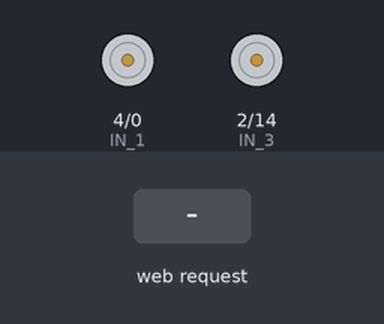
Simulated run of this sketch. Board: ESP8266 (NodeMCU). On the bench: motor-driver pin pairs drawn as motors (green arrow = first pin HIGH = forward, orange = second pin HIGH = backward, longer = more drive, scaled by the enable pin). Inputs (shaded band) come from the test bench.

Above: at 1.2 s.
1.3 s: HTTP request GET /cmd?move=F received
At 2.2 s:
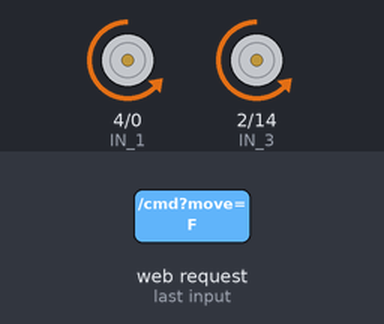
2.8 s: HTTP request GET /cmd?move=B received
At 3.3 s:
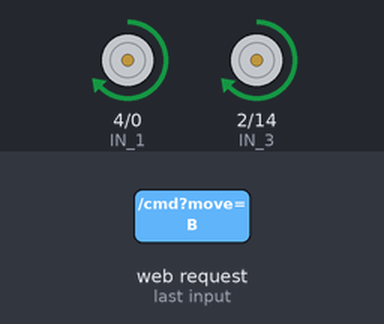
4.3 s: HTTP request GET /cmd?move=L received
At 5.5 s:
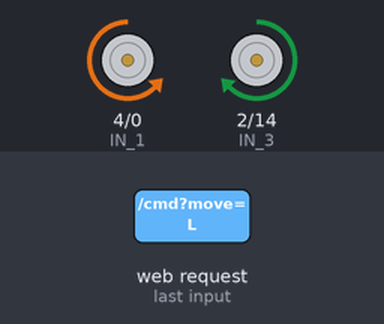
5.8 s: HTTP request GET /cmd?move=R received
At 6.8 s:
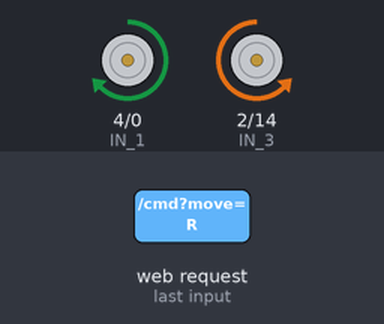
7.3 s: HTTP request GET /cmd?speed=1&move=1 received
At 7.9 s:
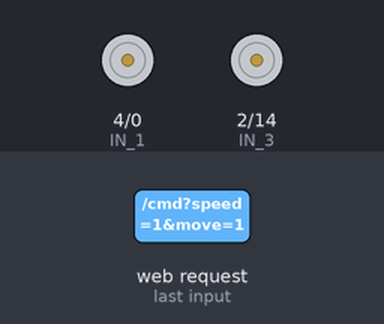
8.8 s: HTTP request GET /cmd?speed=120&move=120 received
Timing chart, 0 to 11.3 s (numbered marks = the images above; inputs shaded):
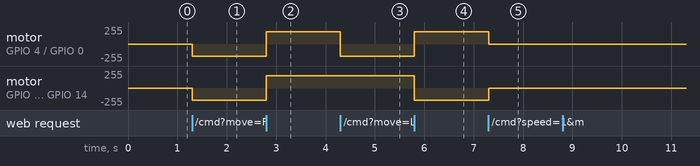

The sketch:

normal_wheel_bot.ino
```cpp
#define ENA 5    // GPIO5 (D1)
#define ENB 12   // GPIO12 (D6)
#define IN_1 4   // GPIO4 (D2)
#define IN_2 0   // GPIO0 (D3)
#define IN_3 2   // GPIO2 (D4)
#define IN_4 14  // GPIO14 (D5)

#include <ESP8266WiFi.h>
#include <WiFiClient.h>
#include <ESP8266WebServer.h>

const char* ssid = "IITM-DIY-Normal";
const char* password = "12345678";

ESP8266WebServer server(80);

int speedLevel = 5;
int speedCar = 750;

const char INDEX_HTML[] PROGMEM = R"rawliteral(
<!doctype html>
<html lang="en">
<head>
<meta charset="utf-8">
<meta name="viewport" content="width=device-width,initial-scale=1,maximum-scale=1,user-scalable=no">
<title>IITM DIY School Connect - Normal DIY</title>
<style>
:root {
  --ink:#162033;
  --muted:#5f6f85;
  --panel:#ffffff;
  --edge:#d8e4f3;
  --brand:#0f766e;
  --brand-2:#f97316;
}
* { box-sizing: border-box; }
body {
  margin: 0;
  min-height: 100vh;
  display: grid;
  place-items: center;
  padding: 16px;
  color: var(--ink);
  background:
    radial-gradient(circle at 10% 5%, #ffffff 0%, #eef4fb 42%, #e5edf8 100%);
  font-family: "Trebuchet MS", "Segoe UI", Verdana, sans-serif;
}
.card {
  width: min(460px, 100%);
  background: var(--panel);
  border: 1px solid var(--edge);
  border-radius: 22px;
  padding: 18px;
  box-shadow: 0 18px 40px rgba(20, 32, 51, 0.16);
}
h1 {
  margin: 0;
  font-size: 1.25rem;
  text-align: center;
}
.sub {
  margin: 6px 0 18px;
  text-align: center;
  color: var(--muted);
  font-size: 0.95rem;
}
.grid {
  display: grid;
  grid-template-columns: repeat(3, 1fr);
  gap: 10px;
}
.btn {
  border: none;
  border-radius: 14px;
  padding: 14px 8px;
  font-size: 0.95rem;
  font-weight: 700;
  color: #fff;
  background: linear-gradient(135deg, var(--brand) 0%, #0a9487 100%);
  box-shadow: 0 7px 16px rgba(15, 118, 110, 0.3);
  touch-action: none;
}
.btn:active {
  transform: translateY(1px) scale(0.98);
}
.btn.stop {
  background: linear-gradient(135deg, #d9480f 0%, var(--brand-2) 100%);
  box-shadow: 0 7px 16px rgba(249, 115, 22, 0.3);
}
.fwd { grid-column: 2; }
.left { grid-column: 1; }
.stop { grid-column: 2; }
.right { grid-column: 3; }
.back { grid-column: 2; }
.panel {
  margin-top: 14px;
  border: 1px solid var(--edge);
  border-radius: 14px;
  padding: 12px;
  background: #f9fbfe;
}
.line {
  display: flex;
  align-items: center;
  justify-content: space-between;
  gap: 8px;
  margin-bottom: 10px;
}
.badge {
  min-width: 44px;
  text-align: center;
  padding: 4px 8px;
  border-radius: 999px;
  color: #fff;
  font-weight: 700;
  background: linear-gradient(135deg, #1d4ed8 0%, #0369a1 100%);
}
input[type="range"] {
  width: 100%;
}
.status {
  margin-top: 12px;
  border-radius: 10px;
  padding: 10px;
  text-align: center;
  color: var(--muted);
  background: #eef3fa;
  font-size: 0.92rem;
}
.footer {
  margin-top: 12px;
  text-align: center;
  font-size: 0.8rem;
  color: var(--muted);
}
.footer a {
  color: #0b5fd7;
  text-decoration: none;
  font-weight: 700;
}
</style>
</head>
<body>
<main class="card">
  <h1>IITM DIY School Connect</h1>
  <p class="sub">ESP8266 Bot - Normal DIY Web Control</p>

  <section class="grid">
    <button class="btn fwd" data-cmd="F">Forward</button>
    <button class="btn left" data-cmd="L">Left</button>
    <button class="btn stop" id="stopBtn">Stop</button>
    <button class="btn right" data-cmd="R">Right</button>
    <button class="btn back" data-cmd="B">Backward</button>
  </section>

  <section class="panel">
    <div class="line">
      <strong>Speed</strong>
      <span class="badge" id="speedBadge">5</span>
    </div>
    <input type="range" id="speedSlider" min="0" max="9" value="5">
    <div class="status" id="status">Ready</div>
  </section>

  <div class="footer">Made by <a href="https://www.youtube.com/@-MRFUN" target="_blank">Namai</a></div>
</main>

<script>
const statusEl = document.getElementById('status');
const speedEl = document.getElementById('speedBadge');

function send(path) {
  fetch(path, { cache: 'no-store' }).catch(() => {
    statusEl.textContent = 'Connection issue. Reconnect WiFi and retry.';
  });
}

function moveText(cmd) {
  if (cmd === 'F') return 'Moving forward';
  if (cmd === 'B') return 'Moving backward';
  if (cmd === 'L') return 'Turning left';
  if (cmd === 'R') return 'Turning right';
  return 'Stopped';
}

function bindHold(button) {
  const cmd = button.dataset.cmd;
  const start = (ev) => {
    ev.preventDefault();
    send('/cmd?move=' + cmd);
    statusEl.textContent = moveText(cmd);
  };
  const end = (ev) => {
    ev.preventDefault();
    send('/cmd?move=S');
    statusEl.textContent = 'Stopped';
  };

  button.addEventListener('pointerdown', start);
  button.addEventListener('pointerup', end);
  button.addEventListener('pointerleave', end);
  button.addEventListener('pointercancel', end);
}

document.querySelectorAll('[data-cmd]').forEach(bindHold);
document.getElementById('stopBtn').addEventListener('click', () => {
  send('/cmd?move=S');
  statusEl.textContent = 'Stopped';
});

document.getElementById('speedSlider').addEventListener('input', (ev) => {
  const value = ev.target.value;
  speedEl.textContent = value;
  send('/cmd?speed=' + value);
  statusEl.textContent = 'Speed level set to ' + value;
});
</script>
</body>
</html>
)rawliteral";

int speedFromLevel(int level) {
  switch (level) {
    case 0: return 400;
    case 1: return 470;
    case 2: return 540;
    case 3: return 610;
    case 4: return 680;
    case 5: return 750;
    case 6: return 820;
    case 7: return 890;
    case 8: return 960;
    case 9: return 1023;
    default: return 750;
  }
}

void applySpeed() {
  analogWrite(ENA, speedCar);
  analogWrite(ENB, speedCar);
}

void stopRobot() {
  digitalWrite(IN_1, LOW);
  digitalWrite(IN_2, LOW);
  digitalWrite(IN_3, LOW);
  digitalWrite(IN_4, LOW);
  applySpeed();
}

void goAhead() {
  digitalWrite(IN_1, LOW);
  digitalWrite(IN_2, HIGH);
  digitalWrite(IN_3, LOW);
  digitalWrite(IN_4, HIGH);
  applySpeed();
}

void goBack() {
  digitalWrite(IN_1, HIGH);
  digitalWrite(IN_2, LOW);
  digitalWrite(IN_3, HIGH);
  digitalWrite(IN_4, LOW);
  applySpeed();
}

void goRight() {
  digitalWrite(IN_1, HIGH);
  digitalWrite(IN_2, LOW);
  digitalWrite(IN_3, LOW);
  digitalWrite(IN_4, HIGH);
  applySpeed();
}

void goLeft() {
  digitalWrite(IN_1, LOW);
  digitalWrite(IN_2, HIGH);
  digitalWrite(IN_3, HIGH);
  digitalWrite(IN_4, LOW);
  applySpeed();
}

void handleRoot() {
  server.send_P(200, "text/html", INDEX_HTML);
}

void handleCommand() {
  if (server.hasArg("speed")) {
    speedLevel = constrain(server.arg("speed").toInt(), 0, 9);
    speedCar = speedFromLevel(speedLevel);
  }

  if (server.hasArg("move")) {
    String move = server.arg("move");
    if (move == "F") goAhead();
    else if (move == "B") goBack();
    else if (move == "L") goLeft();
    else if (move == "R") goRight();
    else stopRobot();
  }

  server.send(200, "text/plain", "OK");
}

void setup() {
  pinMode(ENA, OUTPUT);
  pinMode(ENB, OUTPUT);
  pinMode(IN_1, OUTPUT);
  pinMode(IN_2, OUTPUT);
  pinMode(IN_3, OUTPUT);
  pinMode(IN_4, OUTPUT);

  analogWriteRange(1023);
  speedCar = speedFromLevel(speedLevel);
  stopRobot();

  WiFi.mode(WIFI_AP);
  WiFi.softAP(ssid, password);

  server.on("/", HTTP_GET, handleRoot);
  server.on("/cmd", HTTP_GET, handleCommand);
  server.begin();
}

void loop() {
  server.handleClient();
}
```

Measured:
- after the input at 1.3 s, motor on GPIO 4 (IN_1) / GPIO 0 (IN_2), motor on GPIO 2 (IN_3) / GPIO 14 (IN_4): stopped → backward 186/255 at once
- after the input at 2.8 s, motor on GPIO 4 (IN_1) / GPIO 0 (IN_2), motor on GPIO 2 (IN_3) / GPIO 14 (IN_4): backward 186/255 → forward 186/255 at once
- after the input at 4.3 s, motor on GPIO 4 (IN_1) / GPIO 0 (IN_2): forward 186/255 → backward 186/255 at once
- after the input at 5.8 s, motor on GPIO 4 (IN_1) / GPIO 0 (IN_2): backward 186/255 → forward 186/255 at once; motor on GPIO 2 (IN_3) / GPIO 14 (IN_4): forward 186/255 → backward 186/255 at once
- after the input at 7.3 s, motor on GPIO 4 (IN_1) / GPIO 0 (IN_2): forward 186/255 → stopped at once; motor on GPIO 2 (IN_3) / GPIO 14 (IN_4): backward 186/255 → stopped at once
